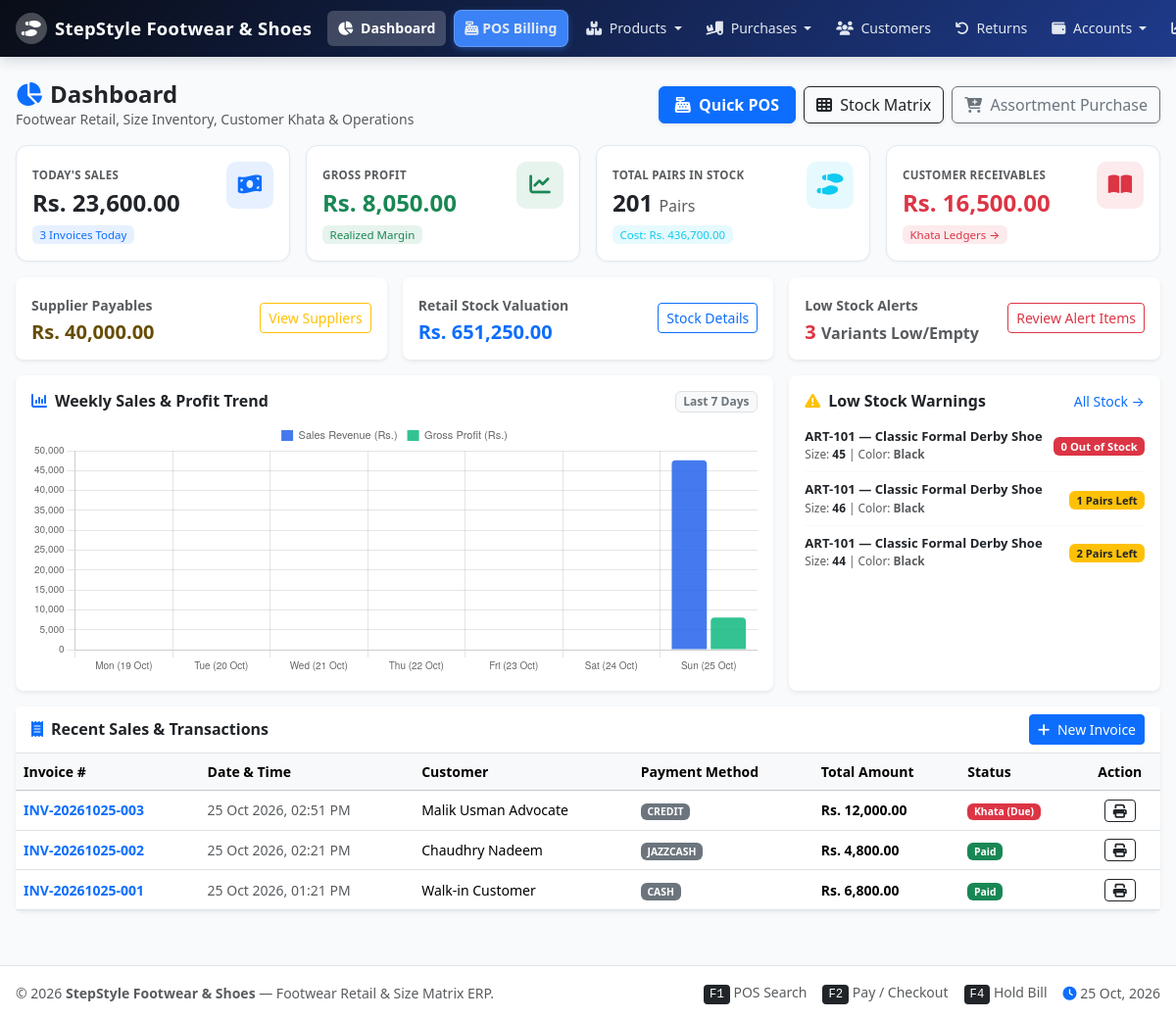
/dashboard.php (signed in), run on the app's committed database.
### tables this page shows
CREATE TABLE `product_variants` (
  `id` INT AUTO_INCREMENT PRIMARY KEY,
  `product_id` INT NOT NULL,
  `size_id` INT NOT NULL,
  `color_id` INT NOT NULL,
  `sku` VARCHAR(100) UNIQUE NULL,
  `barcode` VARCHAR(100) UNIQUE NOT NULL,
  `purchase_price` DECIMAL(10,2) NOT NULL DEFAULT 0.00,
  `selling_price` DECIMAL(10,2) NOT NULL DEFAULT 0.00,
  `stock_qty` INT NOT NULL DEFAULT 0,
  `damaged_qty` INT NOT NULL DEFAULT 0,
  `alert_qty` INT NOT NULL DEFAULT 2,
  `created_at` TIMESTAMP DEFAULT CURRENT_TIMESTAMP,
  FOREIGN KEY (`product_id`) REFERENCES `products`(`id`) ON DELETE CASCADE,
  FOREIGN KEY (`size_id`) REFERENCES `sizes`(`id`) ON DELETE RESTRICT,
  FOREIGN KEY (`color_id`) REFERENCES `colors`(`id`) ON DELETE RESTRICT
);

CREATE TABLE `products` (
  `id` INT AUTO_INCREMENT PRIMARY KEY,
  `article_code` VARCHAR(50) UNIQUE NOT NULL,  
  `name` VARCHAR(150) NOT NULL,
  `category_id` INT NULL,
  `brand_id` INT NULL,
  `gender` ENUM('men', 'women', 'kids', 'unisex') NOT NULL DEFAULT 'men',
  `description` TEXT NULL,
  `image` VARCHAR(255) NULL,
  `base_purchase_price` DECIMAL(10,2) NOT NULL DEFAULT 0.00,
  `base_selling_price` DECIMAL(10,2) NOT NULL DEFAULT 0.00,
  `wholesale_price` DECIMAL(10,2) NOT NULL DEFAULT 0.00,
  `min_selling_price` DECIMAL(10,2) NOT NULL DEFAULT 0.00,
  `rack_location` VARCHAR(50) NULL,
  `shelf_location` VARCHAR(50) NULL,
  `box_number` VARCHAR(50) NULL,
  `is_active` TINYINT(1) NOT NULL DEFAULT 1,
  `created_at` TIMESTAMP DEFAULT CURRENT_TIMESTAMP,
  FOREIGN KEY (`category_id`) REFERENCES `categories`(`id`) ON DELETE SET NULL,
  FOREIGN KEY (`brand_id`) REFERENCES `brands`(`id`) ON DELETE SET NULL
);

CREATE TABLE `sizes` (
  `id` INT AUTO_INCREMENT PRIMARY KEY,
  `size_system` VARCHAR(20) NOT NULL DEFAULT 'EU',  
  `size_number` VARCHAR(20) NOT NULL,
  `sort_order` INT NOT NULL DEFAULT 0
);

CREATE TABLE `colors` (
  `id` INT AUTO_INCREMENT PRIMARY KEY,
  `name` VARCHAR(50) NOT NULL,
  `name_ur` VARCHAR(50) NULL,
  `hex_code` VARCHAR(20) NOT NULL DEFAULT '#000000'
);

CREATE TABLE `sales` (
  `id` INT AUTO_INCREMENT PRIMARY KEY,
  `invoice_no` VARCHAR(50) UNIQUE NOT NULL,
  `user_id` INT NOT NULL,
  `customer_id` INT NULL,
  `register_id` INT NULL,
  `sale_date` DATETIME NOT NULL,
  `subtotal` DECIMAL(12,2) NOT NULL DEFAULT 0.00,
  `discount_amount` DECIMAL(10,2) NOT NULL DEFAULT 0.00,
  `discount_percent` DECIMAL(5,2) NOT NULL DEFAULT 0.00,
  `tax_amount` DECIMAL(10,2) NOT NULL DEFAULT 0.00,
  `grand_total` DECIMAL(12,2) NOT NULL DEFAULT 0.00,
  `paid_amount` DECIMAL(12,2) NOT NULL DEFAULT 0.00,
  `change_amount` DECIMAL(10,2) NOT NULL DEFAULT 0.00,
  `payment_status` ENUM('paid', 'partial', 'due') NOT NULL DEFAULT 'paid',
  `payment_method` ENUM('cash', 'card', 'bank', 'jazzcash', 'easypaisa', 'credit', 'split') NOT NULL DEFAULT 'cash',
  `notes` TEXT NULL,
  `status` ENUM('completed', 'hold', 'cancelled', 'refunded') NOT NULL DEFAULT 'completed',
  `created_at` TIMESTAMP DEFAULT CURRENT_TIMESTAMP,
  FOREIGN KEY (`user_id`) REFERENCES `users`(`id`),
  FOREIGN KEY (`customer_id`) REFERENCES `customers`(`id`) ON DELETE SET NULL,
  FOREIGN KEY (`register_id`) REFERENCES `cash_registers`(`id`) ON DELETE SET NULL
);

CREATE TABLE `customers` (
  `id` INT AUTO_INCREMENT PRIMARY KEY,
  `name` VARCHAR(100) NOT NULL,
  `phone` VARCHAR(30) NULL,
  `email` VARCHAR(100) NULL,
  `address` TEXT NULL,
  `preferred_size` VARCHAR(20) NULL,
  `credit_limit` DECIMAL(12,2) NOT NULL DEFAULT 50000.00,
  `opening_balance` DECIMAL(12,2) NOT NULL DEFAULT 0.00,
  `current_balance` DECIMAL(12,2) NOT NULL DEFAULT 0.00,
  `created_at` TIMESTAMP DEFAULT CURRENT_TIMESTAMP
);

### dashboard.php (the view, shortened to what the rows shown need)
<?php
$db = getDB();
$stmt = $db->query("SELECT s.*, c.name as customer_name, u.username
                    FROM sales s
                    LEFT JOIN customers c ON s.customer_id = c.id
                    LEFT JOIN users u ON s.user_id = u.id
                    ORDER BY s.id DESC LIMIT 6");
$recent_sales = $stmt->fetchAll();
$stmt = $db->query("SELECT pv.*, p.name as product_name, p.article_code, sz.size_number, cl.name as color_name
                    FROM product_variants pv
                    JOIN products p ON pv.product_id = p.id
                    JOIN sizes sz ON pv.size_id = sz.id
                    JOIN colors cl ON pv.color_id = cl.id
                    WHERE pv.stock_qty <= pv.alert_qty
                    ORDER BY pv.stock_qty ASC LIMIT 5");
$low_stock_items = $stmt->fetchAll();
$days_data = [];
for ($i = 6; $i >= 0; $i--) {
    $date = date('Y-m-d', strtotime("-$i days"));
    $day_label = date('D (d M)', strtotime($date));
    $stmt = $db->prepare("SELECT COALESCE(SUM(grand_total), 0) as total_revenue,
                          COALESCE(SUM((si.unit_price - si.unit_cost) * si.quantity - si.discount), 0) as total_profit
                          FROM sales s
                          LEFT JOIN sale_items si ON s.id = si.sale_id
                          WHERE DATE(s.sale_date) = ? AND s.status = 'completed'");
    $stmt->execute([$date]);
    $res = $stmt->fetch();
    $days_data[] = [
        'date' => $day_label,
        'revenue' => (float)$res['total_revenue'],
        'profit' => (float)$res['total_profit']
    ];
}
require_once __DIR__ . '/includes/header.php';
?>
<div class="container-fluid px-2 px-lg-3 pt-3">
    <div class="d-flex flex-column flex-md-row justify-content-between align-items-md-center gap-2 mb-3">
        <div>
            <h2 class="h4 fw-bold text-dark mb-0">
                <i class="fa-solid fa-chart-pie text-primary me-2"></i>Dashboard
            </h2>
        </div>
    </div>
    <div class="row g-2 g-lg-3 mb-3">
        <div class="col-lg-4">
            <div class="card border-0 shadow-sm rounded-3 p-3 bg-white h-100">
                <?php if (empty($low_stock_items)): ?>
                    <div class="text-center py-4 text-muted">
                        <i class="fa-solid fa-circle-check text-success fs-2 mb-2"></i>
                        <p class="mb-0 small">All shoe sizes and colors have adequate stock levels!</p>
                    </div>
                <?php else: ?>
                    <div class="list-group list-group-flush">
                        <?php foreach ($low_stock_items as $item): ?>
                            <div class="list-group-item px-0 py-2 border-light d-flex justify-content-between align-items-center">
                                <div style="min-width: 0;" class="pe-2">
                                    <div class="fw-semibold text-dark text-truncate" style="font-size: 0.82rem;"><?= clean($item['article_code']) ?> &mdash; <?= clean($item['product_name']) ?></div>
                                    <div class="text-muted" style="font-size: 0.74rem;">
                                        Size: <strong class="text-dark"><?= clean($item['size_number']) ?></strong> | Color: <strong><?= clean($item['color_name']) ?></strong>
                                    </div>
                                </div>
                                <div class="text-end flex-shrink-0">
                                    <span class="badge <?= $item['stock_qty'] <= 0 ? 'bg-danger' : 'bg-warning text-dark' ?> fw-bold" style="font-size: 0.7rem;">
                                        <?= $item['stock_qty'] ?> <?= $item['stock_qty'] <= 0 ? 'Out of Stock' : 'Pairs Left' ?>
                                    </span>
                                </div>
                            </div>
                        <?php endforeach; ?>
                    </div>
                <?php endif; ?>
            </div>
        </div>
    </div>
    <div class="card border-0 shadow-sm rounded-3 bg-white mb-3">
        <div class="table-responsive">
            <table class="table table-hover align-middle mb-0 small">
                <thead class="table-light">
                    <tr>
                        <th>Invoice #</th>
                        <th>Date &amp; Time</th>
                        <th>Customer</th>
                        <th>Payment Method</th>
                        <th>Total Amount</th>
                        <th>Status</th>
                        <th class="text-center">Action</th>
                    </tr>
                </thead>
                <tbody>
                    <?php if (empty($recent_sales)): ?>
                        <tr><td colspan="7" class="text-center py-4 text-muted">No sales invoices recorded yet.</td></tr>
                    <?php else: ?>
                        <?php foreach ($recent_sales as $sale): ?>
                            <tr>
                                <td class="fw-bold text-primary"><?= clean($sale['invoice_no']) ?></td>
                                <td class="text-muted"><?= date('d M Y, h:i A', strtotime($sale['sale_date'])) ?></td>
                                <td><?= clean($sale['customer_name'] ?? 'Walk-in Customer') ?></td>
                                <td>
                                    <span class="badge bg-secondary text-uppercase" style="font-size: 0.65rem;"><?= clean($sale['payment_method']) ?></span>
                                </td>
                                <td class="fw-bold"><?= format_currency($sale['grand_total']) ?></td>
                                <td>
                                    <?php if ($sale['payment_status'] === 'paid'): ?>
                                        <span class="badge bg-success" style="font-size: 0.65rem;">Paid</span>
                                    <?php elseif ($sale['payment_status'] === 'due'): ?>
                                        <span class="badge bg-danger" style="font-size: 0.65rem;">Khata (Due)</span>
                                    <?php else: ?>
                                        <span class="badge bg-warning text-dark" style="font-size: 0.65rem;">Partial</span>
                                    <?php endif; ?>
                                </td>
                                <td class="text-center">
                                    <a href="invoice_print.php?id=<?= $sale['id'] ?>" target="_blank" class="btn btn-sm btn-outline-dark py-0 px-2" title="Print Invoice">
                                        <i class="fa-solid fa-print"></i>
                                    </a>
                                </td>
                            </tr>
                        <?php endforeach; ?>
                    <?php endif; ?>
                </tbody>
            </table>
        </div>
    </div>
</div>
<script>
document.addEventListener('DOMContentLoaded', function() {
    const ctx = document.getElementById('salesTrendChart').getContext('2d');
    const chartLabels = <?= json_encode(array_column($days_data, 'date')) ?>;
    const revenueData = <?= json_encode(array_column($days_data, 'revenue')) ?>;
    const profitData = <?= json_encode(array_column($days_data, 'profit')) ?>;
    new Chart(ctx, {
        type: 'bar',
        data: {
            labels: chartLabels,
            datasets: [
                {
                    label: 'Sales Revenue (Rs.)',
                    data: revenueData,
                    backgroundColor: 'rgba(37, 99, 235, 0.85)',
                    borderRadius: 4
                },
                {
                    label: 'Gross Profit (Rs.)',
                    data: profitData,
                    backgroundColor: 'rgba(16, 185, 129, 0.85)',
                    borderRadius: 4
                }
            ]
        },
        options: {
            responsive: true,
            maintainAspectRatio: false,
            plugins: {
                legend: {
                    position: 'top',
                    labels: { boxWidth: 12, font: { size: 11 } }
                }
            },
            scales: {
                y: {
                    beginAtZero: true,
                    ticks: { font: { size: 10 } }
                },
                x: {
                    ticks: { font: { size: 10 } }
                }
            }
        }
    });
});
</script>
<?php require_once __DIR__ . '/includes/footer.php'; ?>

### data on the page
product_variants: product.article_code "ART-101", product.name "Classic Formal Derby Shoe", size.size_number "45", color.name "Black", stock_qty "0", shows "Out of Stock"
product_variants: product.article_code "ART-101", product.name "Classic Formal Derby Shoe", size.size_number "46", color.name "Black", stock_qty "1", shows "Pairs Left"
product_variants: product.article_code "ART-101", product.name "Classic Formal Derby Shoe", size.size_number "44", color.name "Black", stock_qty "2", shows "Pairs Left"
sales: invoice_no "INV-20261025-003", sale_date "25 Oct 2026, 02:51 PM", customer.name "Malik Usman Advocate", payment_method "CREDIT", grand_total "Rs. 12,000.00", payment_status "Khata (Due)"
sales: invoice_no "INV-20261025-002", sale_date "25 Oct 2026, 02:21 PM", customer.name "Chaudhry Nadeem", payment_method "JAZZCASH", grand_total "Rs. 4,800.00", payment_status "Paid"
sales: invoice_no "INV-20261025-001", sale_date "25 Oct 2026, 01:21 PM", customer.name "Walk-in Customer", payment_method "CASH", grand_total "Rs. 6,800.00", payment_status "Paid"

### other printed values
$shop_name "StepStyle Footwear & Shoes"
format_currency($today_sales) "Rs. 23,600.00"
$today_bills "3"
format_currency($today_gross_profit) "Rs. 8,050.00"
$total_pairs "201"
format_currency($cost_valuation) "Rs. 436,700.00"
format_currency($customer_receivables) "Rs. 16,500.00"
format_currency($supplier_payables) "Rs. 40,000.00"
format_currency($retail_valuation) "Rs. 651,250.00"
$low_stock_count "3"
get_setting('shop_name', 'Shoes POS') "StepStyle Footwear & Shoes"
chart data {{ json_encode(array_column($days_data, 'revenue')) }} [0,0,0,0,0,0,47600]
chart data {{ json_encode(array_column($days_data, 'profit')) }} [0,0,0,0,0,0,8050]
